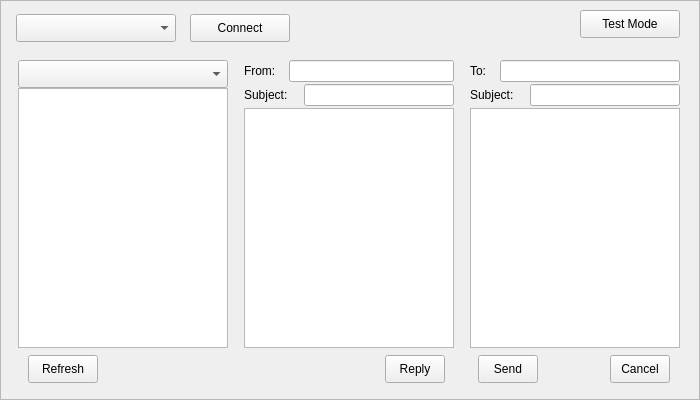
  <widget class="QFrame" name="deviceMceUserFrame">
   <property name="geometry">
    <rect>
     <x>90</x>
     <y>10</y>
     <width>700</width>
     <height>400</height>
    </rect>
   </property>
   <property name="autoFillBackground">
    <bool>true</bool>
   </property>
   <property name="frameShape">
    <enum>QFrame::StyledPanel</enum>
   </property>
   <property name="frameShadow">
    <enum>QFrame::Raised</enum>
   </property>
   <widget class="QComboBox" name="cmbMceUserInsts">
    <property name="geometry">
     <rect>
      <x>16</x>
      <y>14</y>
      <width>160</width>
      <height>28</height>
     </rect>
    </property>
   </widget>
   <widget class="QPushButton" name="btnMceUserConnDisc">
    <property name="geometry">
     <rect>
      <x>190</x>
      <y>14</y>
      <width>100</width>
      <height>28</height>
     </rect>
    </property>
    <property name="text">
     <string>Connect</string>
    </property>
   </widget>
   <widget class="QComboBox" name="cmbMceUserFolders">
    <property name="geometry">
     <rect>
      <x>18</x>
      <y>60</y>
      <width>210</width>
      <height>28</height>
     </rect>
    </property>
   </widget>
   <widget class="QListWidget" name="lstMceUserMsgs">
    <property name="geometry">
     <rect>
      <x>18</x>
      <y>88</y>
      <width>210</width>
      <height>260</height>
     </rect>
    </property>
   </widget>
   <widget class="QPushButton" name="btnMceUserRefresh">
    <property name="geometry">
     <rect>
      <x>28</x>
      <y>355</y>
      <width>70</width>
      <height>28</height>
     </rect>
    </property>
    <property name="text">
     <string>Refresh</string>
    </property>
   </widget>
   <widget class="QLabel" name="lbMceUserFromTo">
    <property name="geometry">
     <rect>
      <x>244</x>
      <y>62</y>
      <width>45</width>
      <height>18</height>
     </rect>
    </property>
    <property name="text">
     <string>From:</string>
    </property>
   </widget>
   <widget class="QLineEdit" name="edtMceUserFromTo">
    <property name="geometry">
     <rect>
      <x>289</x>
      <y>60</y>
      <width>165</width>
      <height>22</height>
     </rect>
    </property>
    <property name="readOnly">
     <bool>true</bool>
    </property>
   </widget>
   <widget class="QLabel" name="lbMceUserSubj1">
    <property name="geometry">
     <rect>
      <x>244</x>
      <y>86</y>
      <width>60</width>
      <height>18</height>
     </rect>
    </property>
    <property name="text">
     <string>Subject:</string>
    </property>
   </widget>
   <widget class="QLineEdit" name="edtMceUserSubj1">
    <property name="geometry">
     <rect>
      <x>304</x>
      <y>84</y>
      <width>150</width>
      <height>22</height>
     </rect>
    </property>
    <property name="readOnly">
     <bool>true</bool>
    </property>
   </widget>
   <widget class="QPlainTextEdit" name="edtMceUserMsg">
    <property name="geometry">
     <rect>
      <x>244</x>
      <y>108</y>
      <width>210</width>
      <height>240</height>
     </rect>
    </property>
    <property name="readOnly">
     <bool>true</bool>
    </property>
   </widget>
   <widget class="QPushButton" name="btnMceUserReply">
    <property name="geometry">
     <rect>
      <x>385</x>
      <y>355</y>
      <width>60</width>
      <height>28</height>
     </rect>
    </property>
    <property name="text">
     <string>Reply</string>
    </property>
   </widget>
   <widget class="QLabel" name="lbMceUserTo">
    <property name="geometry">
     <rect>
      <x>470</x>
      <y>62</y>
      <width>30</width>
      <height>18</height>
     </rect>
    </property>
    <property name="text">
     <string>To:</string>
    </property>
   </widget>
   <widget class="QLineEdit" name="edtMceUserTo">
    <property name="geometry">
     <rect>
      <x>500</x>
      <y>60</y>
      <width>180</width>
      <height>22</height>
     </rect>
    </property>
    <property name="toolTip">
     <string>Enter recipient phone number</string>
    </property>
   </widget>
   <widget class="QLabel" name="lbMceUserSubj2">
    <property name="geometry">
     <rect>
      <x>470</x>
      <y>86</y>
      <width>60</width>
      <height>18</height>
     </rect>
    </property>
    <property name="text">
     <string>Subject:</string>
    </property>
   </widget>
   <widget class="QLineEdit" name="edtMceUserSubj2">
    <property name="geometry">
     <rect>
      <x>530</x>
      <y>84</y>
      <width>150</width>
      <height>22</height>
     </rect>
    </property>
   </widget>
   <widget class="QPlainTextEdit" name="edtMceUserPushMsg">
    <property name="geometry">
     <rect>
      <x>470</x>
      <y>108</y>
      <width>210</width>
      <height>240</height>
     </rect>
    </property>
    <property name="toolTip">
     <string>Type in message to be sent</string>
    </property>
   </widget>
   <widget class="QPushButton" name="btnMceUserSend">
    <property name="geometry">
     <rect>
      <x>478</x>
      <y>355</y>
      <width>60</width>
      <height>28</height>
     </rect>
    </property>
    <property name="text">
     <string>Send</string>
    </property>
   </widget>
   <widget class="QPushButton" name="btnMceUserCancel">
    <property name="geometry">
     <rect>
      <x>610</x>
      <y>355</y>
      <width>60</width>
      <height>28</height>
     </rect>
    </property>
    <property name="text">
     <string>Cancel</string>
    </property>
   </widget>
   <widget class="QPushButton" name="btnMceTestMode">
    <property name="geometry">
     <rect>
      <x>580</x>
      <y>10</y>
      <width>100</width>
      <height>28</height>
     </rect>
    </property>
    <property name="text">
     <string>Test Mode</string>
    </property>
   </widget>
  </widget>
